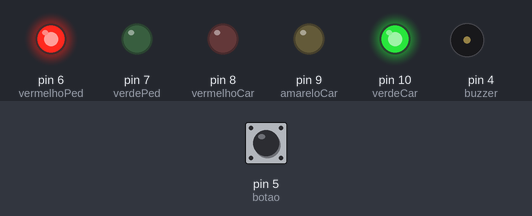
The sketch below on a simulated Arduino Uno, built with avr-gcc and run on an emulated ATmega328P. Shown: output pins drawn as LEDs (lit = HIGH), buzzer (waves = sounding). The inputs (shaded band) are chosen by the test bench; at power-on: pin 5 (botao) HIGH.

Above: at 1.2 s.
1.3 s: pin 5 (botao) pulled LOW for 0.15 s
At 1.6 s:
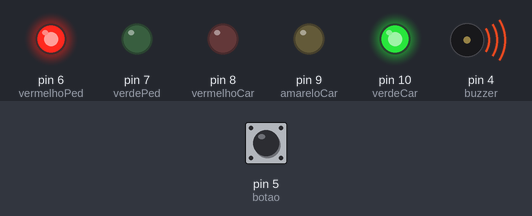
At 5.1 s:
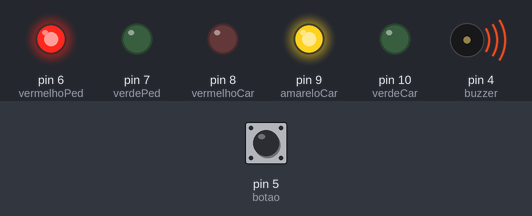
Timing chart, 0 to 19.4 s (numbered marks = the images above; inputs shaded):
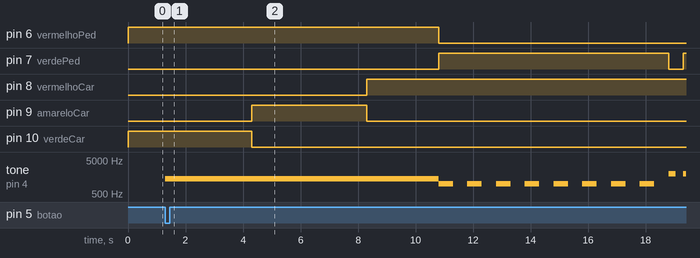

Measured:
- after the input at 1.3 s, pin 6 (vermelhoPed): HIGH → LOW after 9.5 s; pin 7 (verdePed): LOW → HIGH after 9.5 s, → LOW 8.0 s later, → HIGH 0.50 s later; pin 8 (vermelhoCar): LOW → HIGH after 7.0 s; pin 9 (amareloCar): LOW → HIGH after 3.0 s, → LOW 4.0 s later; pin 10 (verdeCar): HIGH → LOW after 3.0 s

The sketch:

Projeto_03.ino
```cpp
// "Nomeando" as portas
int verdeCar = 10;
int amareloCar = 9;
int vermelhoCar = 8;
int verdePed = 7;
int vermelhoPed = 6;
int botao = 5;
int buzzer = 4;

void setup() {
  // Indicando para o Arduino os tipos das portas
  pinMode(verdeCar, OUTPUT);
  pinMode(amareloCar, OUTPUT);
  pinMode(vermelhoCar, OUTPUT);
  pinMode(verdePed, OUTPUT);
  pinMode(vermelhoPed, OUTPUT);
  pinMode(buzzer, OUTPUT);
  pinMode(botao, INPUT_PULLUP);
}

void loop() {
  // Semáforo para carros
  digitalWrite(verdeCar, HIGH);
  digitalWrite(amareloCar, LOW);
  digitalWrite(vermelhoCar, LOW);

  // Semáforo pedestres
  digitalWrite(verdePed, LOW);
  digitalWrite(vermelhoPed, HIGH);

  if (digitalRead(botao) == 0) {
    // Buzzer apita continuamente enquanto o sinal está fechado
    tone(buzzer, 1400);
    delay(3000);  // Espera antes de trocar sinal
    digitalWrite(verdeCar, LOW);
    digitalWrite(amareloCar, HIGH);
    delay(4000);  // Tempo do amarelo

    digitalWrite(amareloCar, LOW);
    digitalWrite(vermelhoCar, HIGH);
    delay(2500);  // Tempo para os carros pararem

    // Abrindo o semáforo para pedestres
    digitalWrite(vermelhoPed, LOW);
    digitalWrite(verdePed, HIGH);

    // Buzzer apitando devagar enquanto pedestres podem atravessar
    for (int i = 0; i < 8; i++) {
      tone(buzzer, 1000);  // Frequência do buzzer durante o sinal aberto
      delay(500);          // Intervalo lento enquanto o pedestre atravessa
      noTone(buzzer);      // Pausa o som
      delay(500);
    }

    // Sinal começa a fechar (LED verde piscando e buzzer apitando mais rápido)
    for (int i = 0; i < 4; i++) {
      digitalWrite(verdePed, !digitalRead(verdePed)); // Pisca o LED verde
      tone(buzzer, 2000);  // Frequência mais alta para o aviso
      delay(250);          // Intervalo mais rápido no fechamento
      noTone(buzzer);
      delay(250);
    }

    // Finalizando o ciclo, desligando o semáforo de pedestres
    digitalWrite(verdePed, LOW);  // Desliga o LED verde dos pedestres
    delay(500);                   // Pequeno intervalo antes de voltar ao ciclo normal
  }
}
```
